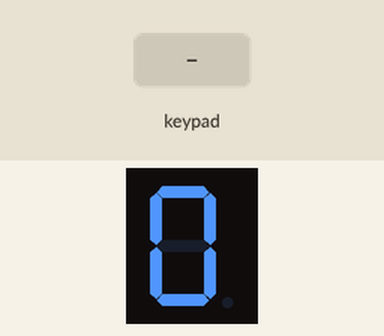
The sketch below on a simulated Arduino Uno, built with avr-gcc and run on an emulated ATmega328P. On the bench: 1-digit seven-segment display. Wiring (inferred from the names in the program): 1-digit 7-segment display, segments lit when HIGH: segments pin 10, A0, A1, A2, A3, A4, A5. Inputs (shaded band) come from the test bench. The segment pins are drawn as the display they are named for; what the sketch prints to the serial monitor is not drawn.

Above: at 1.2 s.
1.3 s: key '#' pressed
At 2.1 s:
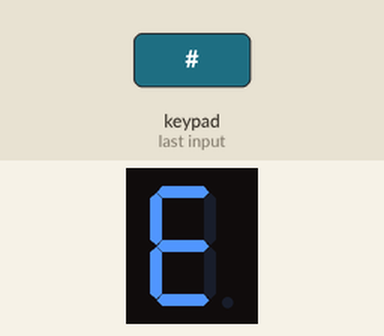
3.8 s: keypad keys 1 2 * pressed 0.4 s apart
At 6.5 s:
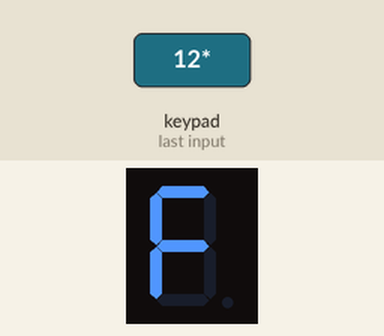
8.0 s: key 'A' pressed
At 8.8 s:
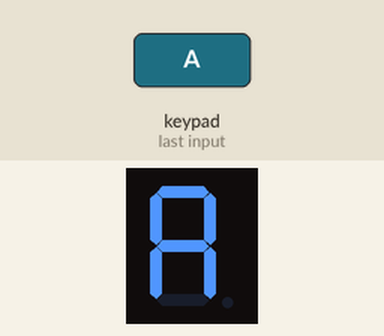
10.5 s: keypad keys 1 2 D pressed 0.4 s apart
At 13.3 s:
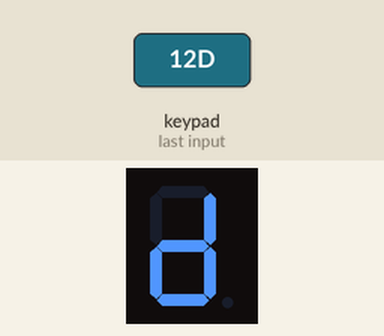
14.7 s: key 'C' pressed
At 15.3 s:
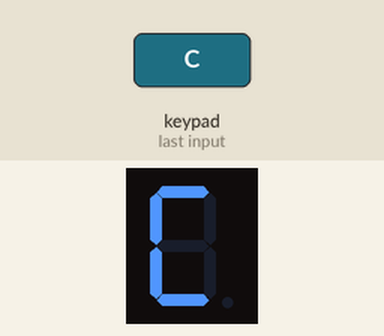
Timing chart, 0 to 17.7 s (numbered marks = the images above; inputs shaded):
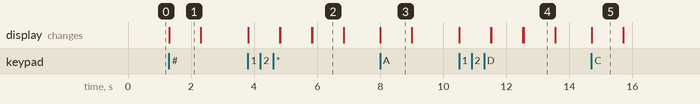

Measured:
- after the input at 1.3 s, the display: changes at once (image 1)
- after the input at 3.8 s, the display: first changes at once (image 2 shows a later state)
- after the input at 8.0 s, the display: changes at once (image 3)
- after the input at 10.5 s, the display: first changes at once (image 4 shows a later state)
- after the input at 14.7 s, the display: changes at once (image 5)
- what the display in image 1 shows lasts 1.0 s, from 1.3 s to 2.3 s

The sketch:

PRACTICA_3.3_KEVIN.ino
```cpp
/*
   Fundacion Kinal
   Centro educativo tecnico laboral Kinal
   Quinto perito
   Quinto electronica
   Codigo Tecnico:  EB5AV
   Curso: Taller de electronica digital y reparacion de computadoras I
   Proyecto: Teclado matricial y dislay 7 segmentos
   Dev: Kevin Audiel Solano torres
   Fecha: 14 de abril
*/

//Librerias
#include <Keypad.h>    //Libreria que me permite usar el teclado matricial.

//Macros o directivas de preprocesador
#define filas_teclado 4   //cantidad de filas que posee el teclado matricial.
#define columnas_teclado 4 //cantidad de columnas que posee el teclado matricial.
#define f1_teclado 2  //pin2 conectado a la fila 1
#define f2_teclado 3  //pin3 conectado a la fila 2
#define f3_teclado 4  //pin4 conectado a la fila 3
#define f4_teclado 5  //pin5 conectado a la fila 4
#define c1_teclado 6  //pin6 conectado a la columna 1
#define c2_teclado 7  //pin7 conectado a la columna 2
#define c3_teclado 8  //pin8 conectado a la columna 3
#define c4_teclado 9  //pin9 conectado a la columna 4
#define a 10
#define b A0
#define c A1
#define d A2
#define e A3
#define f A4
#define g A5


char keys[filas_teclado][columnas_teclado] = {
  {'1','2','3','A'},
  {'4','5','6','B'},
  {'7','8','9','C'},
  {'*','0','#','D'}
};


byte pines_filas[filas_teclado] = {f1_teclado,f2_teclado,f3_teclado,f4_teclado};
byte pines_columnas[columnas_teclado] = {c1_teclado,c2_teclado,c3_teclado,c4_teclado};


Keypad teclado_kevin = Keypad( makeKeymap(keys), pines_filas, pines_columnas, filas_teclado,columnas_teclado);

void setup()
{
  Serial.begin(9600);    //Inicio la comunicacion serial.
  Serial.println("Prueba del teclado matricial");   //Envio de mensaje
  pinMode(a,OUTPUT);
   pinMode(b,OUTPUT);
    pinMode(c,OUTPUT);
     pinMode(d,OUTPUT);
      pinMode(e,OUTPUT);
       pinMode(f,OUTPUT);
        pinMode(g,OUTPUT);
}

void loop()
{

  char tecla = teclado_kevin.getKey();  //Obtengo la tecla que presione

   digitalWrite(a,HIGH);
    digitalWrite(b,HIGH);
     digitalWrite(c,HIGH);
      digitalWrite(d,HIGH);
       digitalWrite(e,HIGH);
        digitalWrite(f,HIGH);
         digitalWrite(g,LOW);


switch(tecla){

  case('1'):
  {
   digitalWrite(a,LOW);
    digitalWrite(b,HIGH);
     digitalWrite(c,HIGH);
      digitalWrite(d,LOW);
       digitalWrite(e,LOW);
        digitalWrite(f,LOW);
         digitalWrite(g,LOW);
    delay(1000);
   digitalWrite(a,LOW);
    digitalWrite(b,LOW);
     digitalWrite(c,LOW);
      digitalWrite(d,LOW);
       digitalWrite(e,LOW);
        digitalWrite(f,LOW);
         digitalWrite(g,LOW);
   break;

  }

    case('2'):
  {
   digitalWrite(a,HIGH);
    digitalWrite(b,HIGH);
     digitalWrite(c,LOW);
      digitalWrite(d,HIGH);
       digitalWrite(e,HIGH);
        digitalWrite(f,LOW);
         digitalWrite(g,HIGH);
          delay(1000);
   digitalWrite(a,LOW);
    digitalWrite(b,LOW);
     digitalWrite(c,LOW);
      digitalWrite(d,LOW);
       digitalWrite(e,LOW);
        digitalWrite(f,LOW);
         digitalWrite(g,LOW);
   break;

  }

    case('3'):
  {
   digitalWrite(a,HIGH);
    digitalWrite(b,HIGH);
     digitalWrite(c,HIGH);
      digitalWrite(d,HIGH);
       digitalWrite(e,LOW);
        digitalWrite(f,LOW);
         digitalWrite(g,HIGH);
          delay(1000);
   digitalWrite(a,LOW);
    digitalWrite(b,LOW);
     digitalWrite(c,LOW);
      digitalWrite(d,LOW);
       digitalWrite(e,LOW);
        digitalWrite(f,LOW);
         digitalWrite(g,LOW);
   break;

  }
    case('4'):
  {
   digitalWrite(a,LOW);
    digitalWrite(b,HIGH);
     digitalWrite(c,HIGH);
      digitalWrite(d,LOW);
       digitalWrite(e,LOW);
        digitalWrite(f,HIGH);
         digitalWrite(g,HIGH);
          delay(1000);
   digitalWrite(a,LOW);
    digitalWrite(b,LOW);
     digitalWrite(c,LOW);
      digitalWrite(d,LOW);
       digitalWrite(e,LOW);
        digitalWrite(f,LOW);
         digitalWrite(g,LOW);
   break;

  }
    case('5'):
  {
   digitalWrite(a,HIGH);
    digitalWrite(b,LOW);
     digitalWrite(c,HIGH);
      digitalWrite(d,HIGH);
       digitalWrite(e,LOW);
        digitalWrite(f,HIGH);
         digitalWrite(g,HIGH);
          delay(1000);
   digitalWrite(a,LOW);
    digitalWrite(b,LOW);
     digitalWrite(c,LOW);
      digitalWrite(d,LOW);
       digitalWrite(e,LOW);
        digitalWrite(f,LOW);
         digitalWrite(g,LOW);
   break;

  }
    case('6'):
  {
   digitalWrite(a,HIGH);
    digitalWrite(b,LOW);
     digitalWrite(c,HIGH);
      digitalWrite(d,HIGH);
       digitalWrite(e,HIGH);
        digitalWrite(f,HIGH);
         digitalWrite(g,HIGH);
          delay(1000);
   digitalWrite(a,LOW);
    digitalWrite(b,LOW);
     digitalWrite(c,LOW);
      digitalWrite(d,LOW);
       digitalWrite(e,LOW);
        digitalWrite(f,LOW);
         digitalWrite(g,LOW);
   break;

  }
    case('7'):
  {
   digitalWrite(a,HIGH);
    digitalWrite(b,HIGH);
     digitalWrite(c,HIGH);
      digitalWrite(d,LOW);
       digitalWrite(e,LOW);
        digitalWrite(f,LOW);
         digitalWrite(g,LOW);
          delay(1000);
   digitalWrite(a,LOW);
    digitalWrite(b,LOW);
     digitalWrite(c,LOW);
      digitalWrite(d,LOW);
       digitalWrite(e,LOW);
        digitalWrite(f,LOW);
         digitalWrite(g,LOW);
   break;

  }
    case('8'):
  {
   digitalWrite(a,HIGH);
    digitalWrite(b,HIGH);
     digitalWrite(c,HIGH);
      digitalWrite(d,HIGH);
       digitalWrite(e,HIGH);
        digitalWrite(f,HIGH);
         digitalWrite(g,HIGH);
          delay(1000);
   digitalWrite(a,LOW);
    digitalWrite(b,LOW);
     digitalWrite(c,LOW);
      digitalWrite(d,LOW);
       digitalWrite(e,LOW);
        digitalWrite(f,LOW);
         digitalWrite(g,LOW);
   break;

  }
    case('9'):
  {
   digitalWrite(a,HIGH);
    digitalWrite(b,HIGH);
     digitalWrite(c,HIGH);
      digitalWrite(d,LOW);
       digitalWrite(e,LOW);
        digitalWrite(f,HIGH);
         digitalWrite(g,HIGH);
          delay(1000);
   digitalWrite(a,LOW);
    digitalWrite(b,LOW);
     digitalWrite(c,LOW);
      digitalWrite(d,LOW);
       digitalWrite(e,LOW);
        digitalWrite(f,LOW);
         digitalWrite(g,LOW);
   break;

  }
    case('0'):
  {
   digitalWrite(a,HIGH);
    digitalWrite(b,HIGH);
     digitalWrite(c,HIGH);
      digitalWrite(d,HIGH);
       digitalWrite(e,HIGH);
        digitalWrite(f,HIGH);
         digitalWrite(g,LOW);
          delay(1000);
   digitalWrite(a,LOW);
    digitalWrite(b,LOW);
     digitalWrite(c,LOW);
      digitalWrite(d,LOW);
       digitalWrite(e,LOW);
        digitalWrite(f,LOW);
         digitalWrite(g,LOW);
   break;

  }

    case('A'):
  {
   digitalWrite(a,HIGH);
    digitalWrite(b,HIGH);
     digitalWrite(c,HIGH);
      digitalWrite(d,LOW);
       digitalWrite(e,HIGH);
        digitalWrite(f,HIGH);
         digitalWrite(g,HIGH);
          delay(1000);
   digitalWrite(a,LOW);
    digitalWrite(b,LOW);
     digitalWrite(c,LOW);
      digitalWrite(d,LOW);
       digitalWrite(e,LOW);
        digitalWrite(f,LOW);
         digitalWrite(g,LOW);
   break;

  }

    case('B'):
  {
   digitalWrite(a,LOW);
    digitalWrite(b,LOW);
     digitalWrite(c,HIGH);
      digitalWrite(d,HIGH);
       digitalWrite(e,HIGH);
        digitalWrite(f,HIGH);
         digitalWrite(g,HIGH);
          delay(1000);
   digitalWrite(a,LOW);
    digitalWrite(b,LOW);
     digitalWrite(c,LOW);
      digitalWrite(d,LOW);
       digitalWrite(e,LOW);
        digitalWrite(f,LOW);
         digitalWrite(g,LOW);
   break;

  }


    case('C'):
  {
   digitalWrite(a,HIGH);
    digitalWrite(b,LOW);
     digitalWrite(c,LOW);
      digitalWrite(d,HIGH);
       digitalWrite(e,HIGH);
        digitalWrite(f,HIGH);
         digitalWrite(g,LOW);
          delay(1000);
   digitalWrite(a,LOW);
    digitalWrite(b,LOW);
     digitalWrite(c,LOW);
      digitalWrite(d,LOW);
       digitalWrite(e,LOW);
        digitalWrite(f,LOW);
         digitalWrite(g,LOW);
   break;

  }

    case('D'):
  {
   digitalWrite(a,LOW);
    digitalWrite(b,HIGH);
     digitalWrite(c,HIGH);
      digitalWrite(d,HIGH);
       digitalWrite(e,HIGH);
        digitalWrite(f,LOW);
         digitalWrite(g,HIGH);
          delay(1000);
   digitalWrite(a,LOW);
    digitalWrite(b,LOW);
     digitalWrite(c,LOW);
      digitalWrite(d,LOW);
       digitalWrite(e,LOW);
        digitalWrite(f,LOW);
         digitalWrite(g,LOW);
   break;

  }

    case('*'):
  {
   digitalWrite(a,HIGH);
    digitalWrite(b,LOW);
     digitalWrite(c,LOW);
      digitalWrite(d,LOW);
       digitalWrite(e,HIGH);
        digitalWrite(f,HIGH);
         digitalWrite(g,HIGH);
          delay(1000);
   digitalWrite(a,LOW);
    digitalWrite(b,LOW);
     digitalWrite(c,LOW);
      digitalWrite(d,LOW);
       digitalWrite(e,LOW);
        digitalWrite(f,LOW);
         digitalWrite(g,LOW);
   break;

  }

    case('#'):
  {
   digitalWrite(a,HIGH);
    digitalWrite(b,LOW);
     digitalWrite(c,LOW);
      digitalWrite(d,HIGH);
       digitalWrite(e,HIGH);
        digitalWrite(f,HIGH);
         digitalWrite(g,HIGH);
          delay(1000);
   digitalWrite(a,LOW);
    digitalWrite(b,LOW);
     digitalWrite(c,LOW);
      digitalWrite(d,LOW);
       digitalWrite(e,LOW);
        digitalWrite(f,LOW);
         digitalWrite(g,HIGH);
   break;

  }
}
}
```
